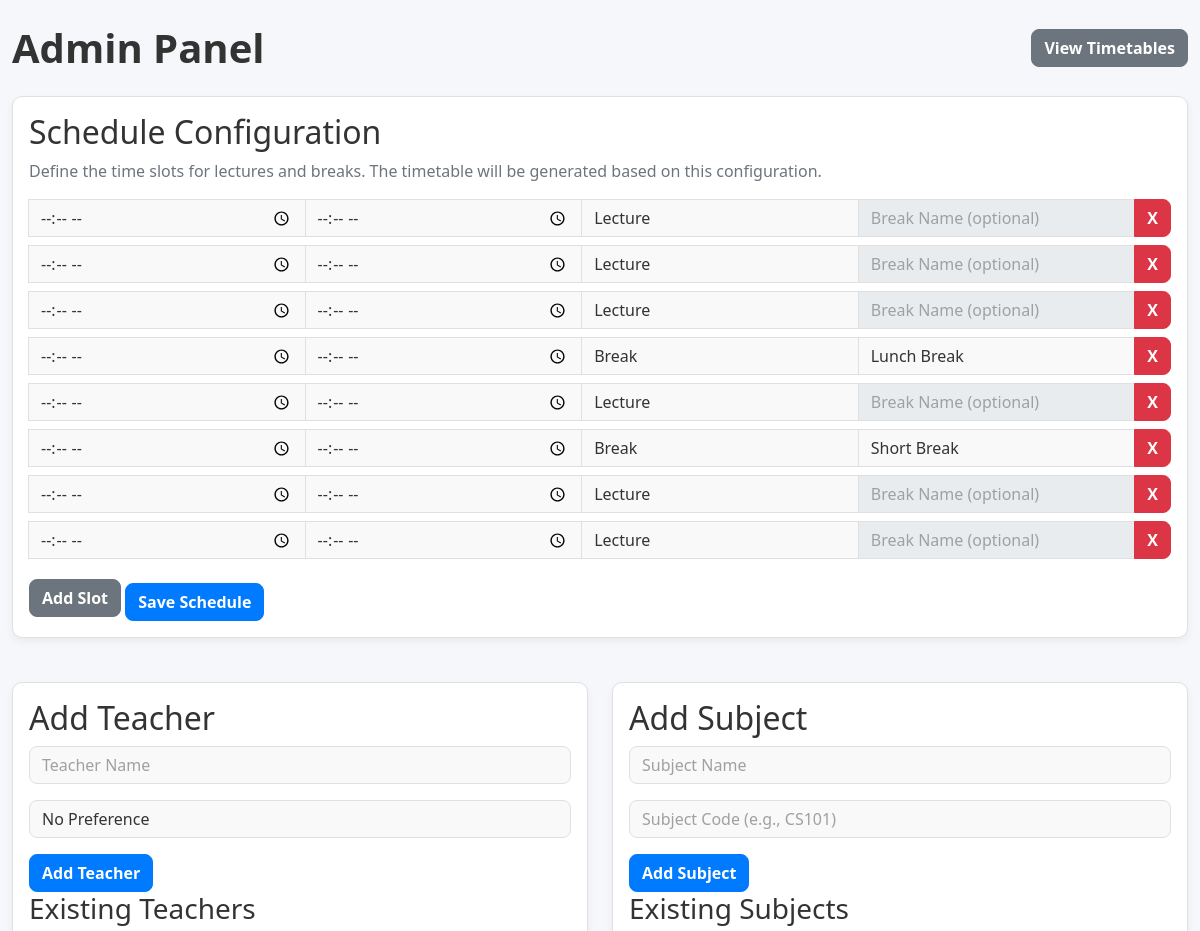
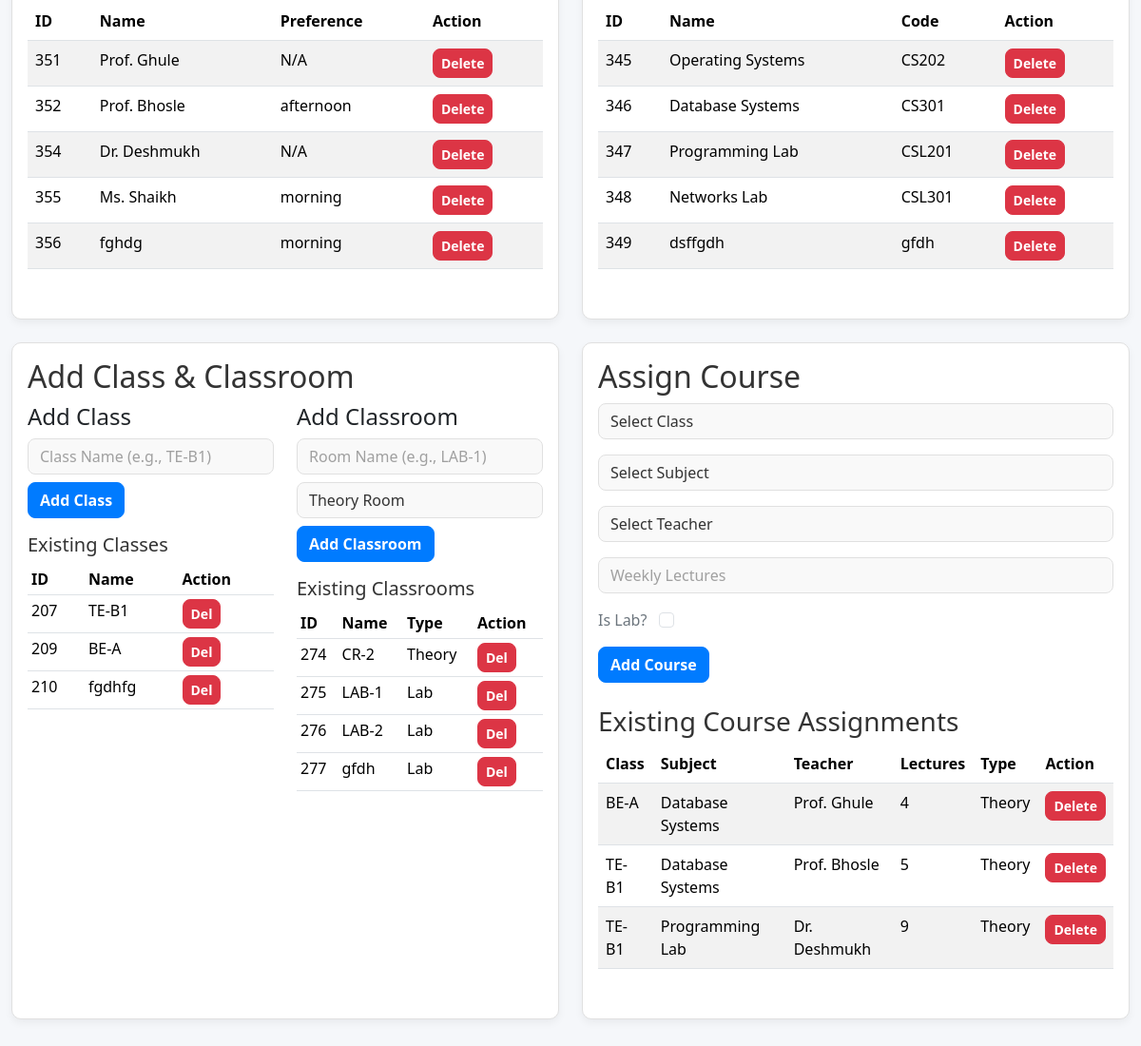
/manage, run on the app's committed database (2 pictures, top to bottom).
### tables this page shows
CREATE TABLE schedule_config (
                config_id INTEGER PRIMARY KEY,
                num_lectures_per_day INTEGER,
                start_time TEXT,
                end_time TEXT,
                is_break INTEGER,
                break_name TEXT
            );

CREATE TABLE teachers (
                teacher_id INTEGER PRIMARY KEY AUTOINCREMENT,
                name TEXT NOT NULL
            );

CREATE TABLE teacher_preferences (
                teacher_id INTEGER PRIMARY KEY,
                preference TEXT,
                FOREIGN KEY (teacher_id) REFERENCES teachers(teacher_id)
            );

CREATE TABLE subjects (
                subject_id INTEGER PRIMARY KEY AUTOINCREMENT,
                name TEXT NOT NULL,
                code TEXT NOT NULL UNIQUE
            );

CREATE TABLE classes (
                class_id INTEGER PRIMARY KEY AUTOINCREMENT,
                name TEXT NOT NULL UNIQUE
            );

CREATE TABLE classrooms (
                classroom_id INTEGER PRIMARY KEY AUTOINCREMENT,
                name TEXT NOT NULL UNIQUE,
                is_lab INTEGER DEFAULT 0
            );

CREATE TABLE courses (
                course_id INTEGER PRIMARY KEY AUTOINCREMENT,
                class_id INTEGER,
                subject_id INTEGER,
                teacher_id INTEGER,
                weekly_lectures INTEGER NOT NULL,
                is_lab INTEGER NOT NULL DEFAULT 0,
                FOREIGN KEY (class_id) REFERENCES classes(class_id),
                FOREIGN KEY (subject_id) REFERENCES subjects(subject_id),
                FOREIGN KEY (teacher_id) REFERENCES teachers(teacher_id)
            );

### app.py (the view, shortened to what this page needs)
@app.route('/manage', methods=['GET', 'POST'])
def manage():
    db = get_db()
    cur = db.cursor()
    teachers = cur.execute('SELECT teachers.*, teacher_preferences.preference FROM teachers LEFT JOIN teacher_preferences ON teachers.teacher_id = teacher_preferences.teacher_id').fetchall()
    subjects = cur.execute('SELECT * FROM subjects').fetchall()
    classes = cur.execute('SELECT * FROM classes').fetchall()
    classrooms = cur.execute('SELECT * FROM classrooms').fetchall()
    courses = cur.execute('''
        SELECT c.*, t.name as teacher_name, sub.name as subject_name, cl.name as class_name
        FROM courses c
        JOIN teachers t ON c.teacher_id = t.teacher_id
        JOIN subjects sub ON c.subject_id = sub.subject_id
        JOIN classes cl ON c.class_id = cl.class_id
    ''').fetchall()
    schedule_config = get_slot_times()
    return render_template('manage.html', teachers=teachers, subjects=subjects, classes=classes, classrooms=classrooms, courses=courses, schedule_config=schedule_config, messages=flash)

### templates/manage.html (shortened to what this page needs)
<!DOCTYPE html>
<html lang="en">
<head>
    <link rel="stylesheet" href="https://cdn.jsdelivr.net/npm/bootstrap@5.3.1/dist/css/bootstrap.min.css">
    <link rel="stylesheet" href="{{ url_for('static', filename='css/style.css') }}">
</head>
<body>
<div class="container-fluid py-4">
    <div class="d-flex justify-content-between align-items-center mb-4">
        <h1 class="main-title">Admin Panel</h1>
        <a href="{{ url_for('index') }}" class="btn btn-secondary">View Timetables</a>
    </div>
    <div class="card p-3 mb-4">
        <h2 class="h2">Schedule Configuration</h2>
        <p class="text-secondary">Define the time slots for lectures and breaks. The timetable will be generated based on this configuration.</p>
        <form id="scheduleConfigForm" action="{{ url_for('manage') }}" method="post">
            <div id="slotInputs">
                {% for slot in schedule_config %}
                    <div class="input-group mb-2">
                        <input type="time" class="form-control" name="start_time" value="{{ slot.start_time }}" required>
                        <input type="time" class="form-control" name="end_time" value="{{ slot.end_time }}" required>
                        <select class="form-control" name="is_break">
                            <option value="0" {% if not slot.is_break %}selected{% endif %}>Lecture</option>
                            <option value="1" {% if slot.is_break %}selected{% endif %}>Break</option>
                        </select>
                        <input type="text" class="form-control break-name-input" name="break_name" placeholder="Break Name (optional)" value="{{ slot.break_name or '' }}" {% if not slot.is_break %}disabled{% endif %}>
                        <button type="button" class="btn btn-danger remove-slot">X</button>
                    </div>
                {% endfor %}
            </div>
            <button type="button" class="btn btn-secondary mt-2" id="addSlotBtn">Add Slot</button>
            <button type="submit" class="btn btn-primary mt-3">Save Schedule</button>
        </form>
    </div>
    <div class="row">
        <div class="col-md-6 mb-4">
            <div class="card p-3 h-100">
                <h2 class="h2">Add Teacher</h2>
                <form id="addTeacherForm" action="{{ url_for('manage') }}" method="post" onsubmit="return confirm('Are you sure you want to add this teacher?');">
                    <div class="mb-3">
                        <input type="text" id="teacherName" name="teacher_name" class="form-control" placeholder="Teacher Name" required>
                    </div>
                    <div class="mb-3">
                        <select id="teacherPref" name="teacher_pref" class="form-control">
                            <option value="">No Preference</option>
                        </select>
                    </div>
                    <button type="submit" class="btn btn-primary">Add Teacher</button>
                </form>
                <h3 class="h3">Existing Teachers</h3>
                <div class="table-responsive">
                    <table class="table table-striped">
                        <thead><tr><th>ID</th><th>Name</th><th>Preference</th><th>Action</th></tr></thead>
                        <tbody>
                            {% for teacher in teachers %}
                            <tr>
                                <td>{{ teacher.teacher_id }}</td>
                                <td>{{ teacher.name }}</td>
                                <td>{{ teacher.preference or 'N/A' }}</td>
                                <td>
                                    <form action="{{ url_for('manage') }}" method="post" onsubmit="return confirm('Are you sure you want to delete this teacher?');">
                                        <button type="submit" class="btn btn-danger btn-sm">Delete</button>
                                    </form>
                                </td>
                            </tr>
                            {% endfor %}
                        </tbody>
                    </table>
                </div>
            </div>
        </div>
        <div class="col-md-6 mb-4">
            <div class="card p-3 h-100">
                <h2 class="h2">Add Subject</h2>
                <form id="addSubjectForm" action="{{ url_for('manage') }}" method="post" onsubmit="return confirm('Are you sure you want to add this subject?');">
                    <div class="mb-3">
                        <input type="text" id="subjectName" name="subject_name" class="form-control" placeholder="Subject Name" required>
                    </div>
                    <div class="mb-3">
                        <input type="text" id="subjectCode" name="subject_code" class="form-control" placeholder="Subject Code (e.g., CS101)" required>
                    </div>
                    <button type="submit" class="btn btn-primary">Add Subject</button>
                </form>
                <h3 class="h3">Existing Subjects</h3>
                <div class="table-responsive">
                    <table class="table table-striped">
                        <thead><tr><th>ID</th><th>Name</th><th>Code</th><th>Action</th></tr></thead>
                        <tbody>
                            {% for subject in subjects %}
                            <tr>
                                <td>{{ subject.subject_id }}</td>
                                <td>{{ subject.name }}</td>
                                <td>{{ subject.code }}</td>
                                <td>
                                    <form action="{{ url_for('manage') }}" method="post" onsubmit="return confirm('Are you sure you want to delete this subject?');">
                                        <button type="submit" class="btn btn-danger btn-sm">Delete</button>
                                    </form>
                                </td>
                            </tr>
                            {% endfor %}
                        </tbody>
                    </table>
                </div>
            </div>
        </div>
    </div>
    <div class="row">
        <div class="col-md-6 mb-4">
            <div class="card p-3 h-100">
                <h2 class="h2">Add Class & Classroom</h2>
                <div class="row">
                    <div class="col-md-6">
                        <h4>Add Class</h4>
                        <form id="addClassForm" action="{{ url_for('manage') }}" method="post" onsubmit="return confirm('Are you sure you want to add this class?');">
                            <input type="text" id="className" name="class_name" class="form-control" placeholder="Class Name (e.g., TE-B1)" required>
                            <button type="submit" class="btn btn-primary mt-2">Add Class</button>
                        </form>
                        <h5 class="h5 mt-3">Existing Classes</h5>
                        <div class="table-responsive">
                            <table class="table table-sm">
                                <thead><tr><th>ID</th><th>Name</th><th>Action</th></tr></thead>
                                <tbody>
                                    {% for class_obj in classes %}
                                    <tr>
                                        <td>{{ class_obj.class_id }}</td>
                                        <td>{{ class_obj.name }}</td>
                                        <td>
                                            <form action="{{ url_for('manage') }}" method="post" onsubmit="return confirm('Are you sure you want to delete this class?');">
                                                <button type="submit" class="btn btn-danger btn-sm">Del</button>
                                            </form>
                                        </td>
                                    </tr>
                                    {% endfor %}
                                </tbody>
                            </table>
                        </div>
                    </div>
                    <div class="col-md-6">
                        <h4>Add Classroom</h4>
                        <form id="addClassroomForm" action="{{ url_for('manage') }}" method="post" onsubmit="return confirm('Are you sure you want to add this classroom?');">
                            <input type="text" id="classroomName" name="classroom_name" class="form-control" placeholder="Room Name (e.g., LAB-1)" required>
                            <select id="isLab" name="is_lab" class="form-control mt-2">
                                <option value="0">Theory Room</option>
                            </select>
                            <button type="submit" class="btn btn-primary mt-2">Add Classroom</button>
                        </form>
                        <h5 class="h5 mt-3">Existing Classrooms</h5>
                        <div class="table-responsive">
                            <table class="table table-sm">
                                <thead><tr><th>ID</th><th>Name</th><th>Type</th><th>Action</th></tr></thead>
                                <tbody>
                                    {% for room in classrooms %}
                                    <tr>
                                        <td>{{ room.classroom_id }}</td>
                                        <td>{{ room.name }}</td>
                                        <td>{{ 'Lab' if room.is_lab else 'Theory' }}</td>
                                        <td>
                                            <form action="{{ url_for('manage') }}" method="post" onsubmit="return confirm('Are you sure you want to delete this classroom?');">
                                                <button type="submit" class="btn btn-danger btn-sm">Del</button>
                                            </form>
                                        </td>
                                    </tr>
                                    {% endfor %}
                                </tbody>
                            </table>
                        </div>
                    </div>
                </div>
            </div>
        </div>
        <div class="col-md-6 mb-4">
            <div class="card p-3 h-100">
                <h2 class="h2">Assign Course</h2>
                <form id="addCourseForm" action="{{ url_for('manage') }}" method="post" onsubmit="return confirm('Are you sure you want to add this course assignment?');">
                    <div class="mb-3">
                        <select id="courseClass" name="course_class" class="form-control" required>
                            <option value="">Select Class</option>
                        </select>
                    </div>
                    <div class="mb-3">
                        <select id="courseSubject" name="course_subject" class="form-control" required>
                            <option value="">Select Subject</option>
                        </select>
                    </div>
                    <div class="mb-3">
                        <select id="courseTeacher" name="course_teacher" class="form-control" required>
                            <option value="">Select Teacher</option>
                        </select>
                    </div>
                    <div class="mb-3">
                        <input type="number" id="weeklyLectures" name="weekly_lectures" class="form-control" placeholder="Weekly Lectures" min="1" required>
                    </div>
                    <div class="mb-3">
                        <label class="form-check-label text-secondary">Is Lab?</label>
                        <input type="checkbox" id="isLabCheckbox" name="is_lab_checkbox" class="form-check-input ms-2">
                    </div>
                    <button type="submit" class="btn btn-primary">Add Course</button>
                </form>
                <h3 class="h3 mt-4">Existing Course Assignments</h3>
                <div class="table-responsive">
                    <table class="table table-striped">
                        <thead><tr><th>Class</th><th>Subject</th><th>Teacher</th><th>Lectures</th><th>Type</th><th>Action</th></tr></thead>
                        <tbody>
                            {% for course in courses %}
                            <tr>
                                <td>{{ course.class_name }}</td>
                                <td>{{ course.subject_name }}</td>
                                <td>{{ course.teacher_name }}</td>
                                <td>{{ course.weekly_lectures }}</td>
                                <td>{{ 'Lab' if course.is_lab else 'Theory' }}</td>
                                <td>
                                    <form action="{{ url_for('manage') }}" method="post" onsubmit="return confirm('Are you sure you want to delete this course?');">
                                        <button type="submit" class="btn btn-danger btn-sm">Delete</button>
                                    </form>
                                </td>
                            </tr>
                            {% endfor %}
                        </tbody>
                    </table>
                </div>
            </div>
        </div>
    </div>
</div>
</body>
</html>

### data on the page
schedule_config: is_break "Lecture"
schedule_config: is_break "Lecture"
schedule_config: is_break "Lecture"
schedule_config: is_break "Break", break_name "Lunch Break"
schedule_config: is_break "Lecture"
schedule_config: is_break "Break", break_name "Short Break"
schedule_config: is_break "Lecture"
schedule_config: is_break "Lecture"
teachers: teacher_id "351", name "Prof. Ghule", preference "N/A"
teacher_preferences: teacher_id "352", name "Prof. Bhosle", preference "afternoon"
teachers: teacher_id "354", name "Dr. Deshmukh", preference "N/A"
teacher_preferences: teacher_id "355", name "Ms. Shaikh", preference "morning"
teacher_preferences: teacher_id "356", name "fghdg", preference "morning"
subjects: subject_id "345", name "Operating Systems", code "CS202"
subjects: subject_id "346", name "Database Systems", code "CS301"
subjects: subject_id "347", name "Programming Lab", code "CSL201"
subjects: subject_id "348", name "Networks Lab", code "CSL301"
subjects: subject_id "349", name "dsffgdh", code "gfdh"
classes: class_id "207", name "TE-B1"
classes: class_id "209", name "BE-A"
classes: class_id "210", name "fgdhfg"
classrooms: classroom_id "274", name "CR-2", is_lab "Theory"
classrooms: classroom_id "275", name "LAB-1", is_lab "Lab"
classrooms: classroom_id "276", name "LAB-2", is_lab "Lab"
classrooms: classroom_id "277", name "gfdh", is_lab "Lab"
courses: class_name "BE-A", subject_name "Database Systems", teacher_name "Prof. Ghule", weekly_lectures "4", is_lab "Theory"
courses: class_name "TE-B1", subject_name "Database Systems", teacher_name "Prof. Bhosle", weekly_lectures "5", is_lab "Theory"
courses: class_name "TE-B1", subject_name "Programming Lab", teacher_name "Dr. Deshmukh", weekly_lectures "9", is_lab "Theory"
